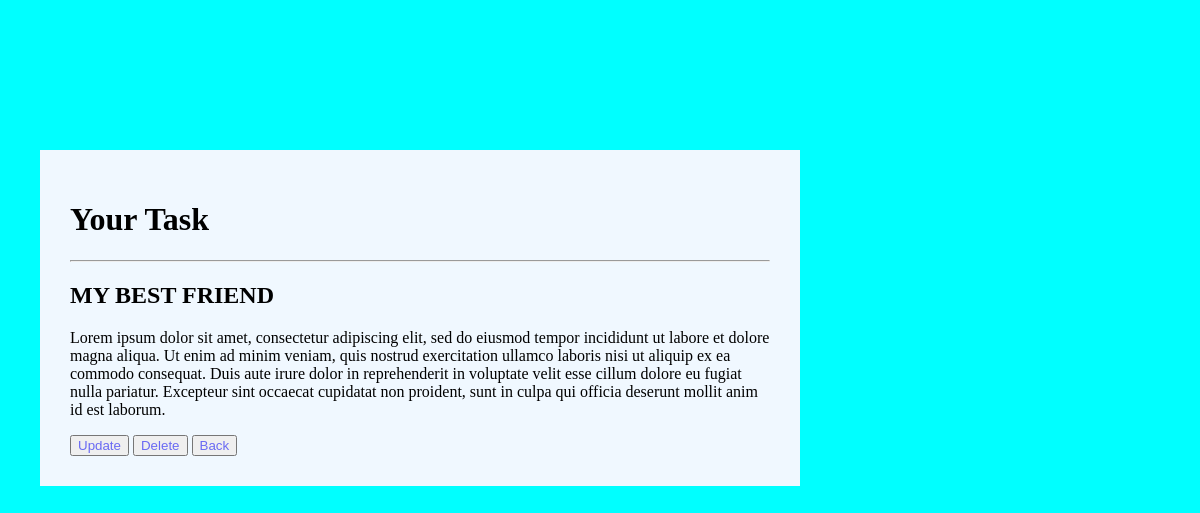
Screenshot of /view/1 with the database file from the repository.
### tasks/models.py (models this page shows, shortened)
class tasks (models.Model):
    title = models.CharField(max_length=30)
    content = models.TextField()
    created = models.DateTimeField(auto_now_add=True)
    updated = models.DateTimeField(auto_now=True)

### tasks/views.py (the view)
# urls.py: path('view/<str:pk>', views.view, name="view"),
def view(request, pk):
    task = tasks.objects.get(id=pk)
    context = {'task': task}
    return render (request, 'view.html', context)

### templates/view.html (shortened to what this page needs)
{% extends 'base.html' %}
{% block content %}
<div class="view-container">
    <h1>Your Task</h1>
    <hr>
    <div class="task">
    <h2>{{task.title}}</h2>
    <p>{{task.content}}</p>
    </div>
    <button class="btn btn-primary"><a href="{% url 'update' task.id %}">Update</a></button>
    <button class="btn btn-primary"><a href="{% url 'delete' task.id %}">Delete</a></button>
    <button class="btn btn-primary"><a href="{% url 'home'%}">Back</a></button>
</div>
{% endblock %}

### static/css/base.css (style rules this page uses)
body { background-color: aqua; }
.view-container { background-color: aliceblue; position: absolute; width: 700px; top: 150px; right: 400px; padding: 30px; }
.btn-primary { background-color: none; color:rgb(106, 106, 243); }
tbody td button a, button a { text-decoration: none; color:rgb(106, 106, 243); }

### rows the page displays
tasks: title "MY BEST FRIEND", content "Lorem ipsum dolor sit amet, consectetur adipiscing elit, sed do eiusmod tempor incididunt ut labore et dolore magna aliqua. Ut enim ad minim veniam, quis nostrud exercitation ullamco laboris nisi ut aliquip ex ea commodo consequat. Duis aute irure dolor in reprehenderit in voluptate velit esse cillum dolore eu fugiat nulla pariatur. Excepteur sint occaecat cupidatat non proident, sunt in culpa qui officia deserunt mollit anim id est laborum."
